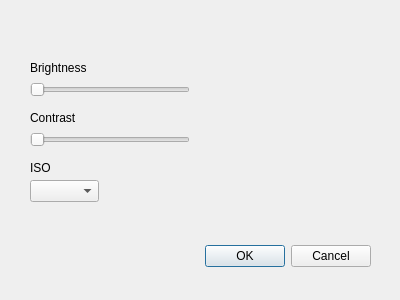
<?xml version="1.0" encoding="UTF-8"?>
<ui version="4.0">
 <class>SettingsDialog</class>
 <widget class="QDialog" name="SettingsDialog">
  <property name="geometry">
   <rect>
    <x>0</x>
    <y>0</y>
    <width>400</width>
    <height>300</height>
   </rect>
  </property>
  <property name="windowTitle">
   <string>Dialog</string>
  </property>
  <widget class="QDialogButtonBox" name="buttonBox">
   <property name="geometry">
    <rect>
     <x>30</x>
     <y>240</y>
     <width>341</width>
     <height>32</height>
    </rect>
   </property>
   <property name="orientation">
    <enum>Qt::Horizontal</enum>
   </property>
   <property name="standardButtons">
    <set>QDialogButtonBox::Cancel|QDialogButtonBox::Ok</set>
   </property>
  </widget>
  <widget class="QSlider" name="brightnessSlider">
   <property name="geometry">
    <rect>
     <x>30</x>
     <y>80</y>
     <width>160</width>
     <height>19</height>
    </rect>
   </property>
   <property name="orientation">
    <enum>Qt::Horizontal</enum>
   </property>
  </widget>
  <widget class="QLabel" name="label">
   <property name="geometry">
    <rect>
     <x>30</x>
     <y>60</y>
     <width>91</width>
     <height>16</height>
    </rect>
   </property>
   <property name="text">
    <string>Brightness</string>
   </property>
  </widget>
  <widget class="QSlider" name="contrastSlider">
   <property name="geometry">
    <rect>
     <x>30</x>
     <y>130</y>
     <width>160</width>
     <height>19</height>
    </rect>
   </property>
   <property name="orientation">
    <enum>Qt::Horizontal</enum>
   </property>
  </widget>
  <widget class="QLabel" name="label_2">
   <property name="geometry">
    <rect>
     <x>30</x>
     <y>110</y>
     <width>91</width>
     <height>16</height>
    </rect>
   </property>
   <property name="text">
    <string>Contrast</string>
   </property>
  </widget>
  <widget class="QComboBox" name="ISOCombo">
   <property name="geometry">
    <rect>
     <x>30</x>
     <y>180</y>
     <width>69</width>
     <height>22</height>
    </rect>
   </property>
  </widget>
  <widget class="QLabel" name="label_3">
   <property name="geometry">
    <rect>
     <x>30</x>
     <y>160</y>
     <width>91</width>
     <height>16</height>
    </rect>
   </property>
   <property name="text">
    <string>ISO</string>
   </property>
  </widget>
 </widget>
 <resources/>
 <connections>
  <connection>
   <sender>buttonBox</sender>
   <signal>accepted()</signal>
   <receiver>SettingsDialog</receiver>
   <slot>accept()</slot>
   <hints>
    <hint type="sourcelabel">
     <x>248</x>
     <y>254</y>
    </hint>
    <hint type="destinationlabel">
     <x>157</x>
     <y>274</y>
    </hint>
   </hints>
  </connection>
  <connection>
   <sender>buttonBox</sender>
   <signal>rejected()</signal>
   <receiver>SettingsDialog</receiver>
   <slot>reject()</slot>
   <hints>
    <hint type="sourcelabel">
     <x>316</x>
     <y>260</y>
    </hint>
    <hint type="destinationlabel">
     <x>286</x>
     <y>274</y>
    </hint>
   </hints>
  </connection>
 </connections>
</ui>
